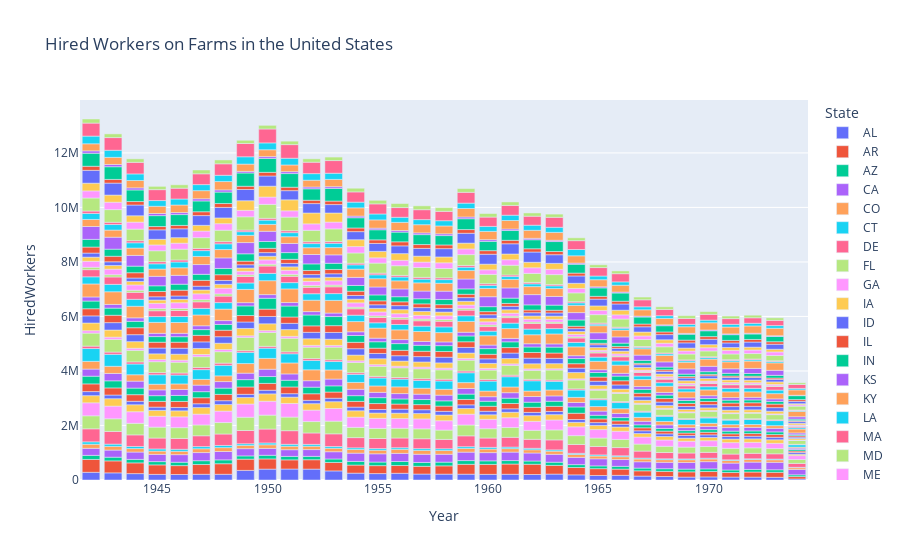

The notebook cell this image was saved under:
### Markdown cell above
As this project aims to explore changes correlating with the end of the Bracero Program, it is initially helpful to look at how the overall impact on the industry. The following therefore uses the data from the "HiredWorkers" category, a category that looks at all workers on farms, not just seasonal workers.

### Code cell
hired_df = farmworkers_df[farmworkers_df['HiredWorkers'].notna()]
hired_year = hired_df.groupby(['State', 'Year'])['HiredWorkers'].mean().reset_index()

import plotly.express as px

hiredfig = px.bar(hired_year, x='Year', y='HiredWorkers', color='State', title="Hired Workers on Farms in the United States")
hiredfig.show()
